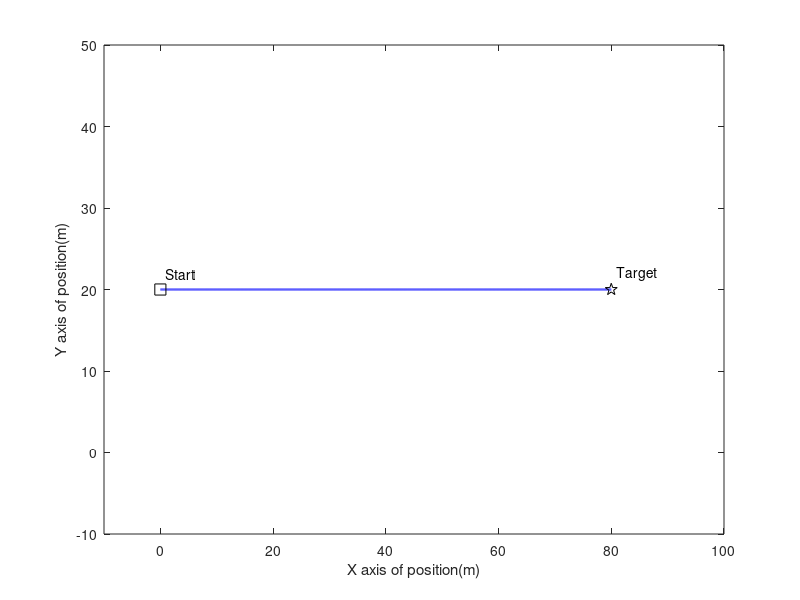

This figure's MATLAB source:

clear
road_x=0:0.01:80;
road_y=0*road_x+20;
road_dy=0*(road_x);
road_qulv=0*road_x;
targetx=max(road_x);targety=max(road_y);
plot(road_x,road_y,'b','LineWidth',1.5) 
hold on
plot(0,20,'ks','markersize',8);plot(targetx,targety,'kp','markersize',9);
axis([-10 100 -10 50]);
set(0,'defaultfigurecolor','w')
xlabel('X axis of position(m)');ylabel('Y axis of position(m)');
text(1,22,'Start');text(targetx+1,targety+2,'Target');